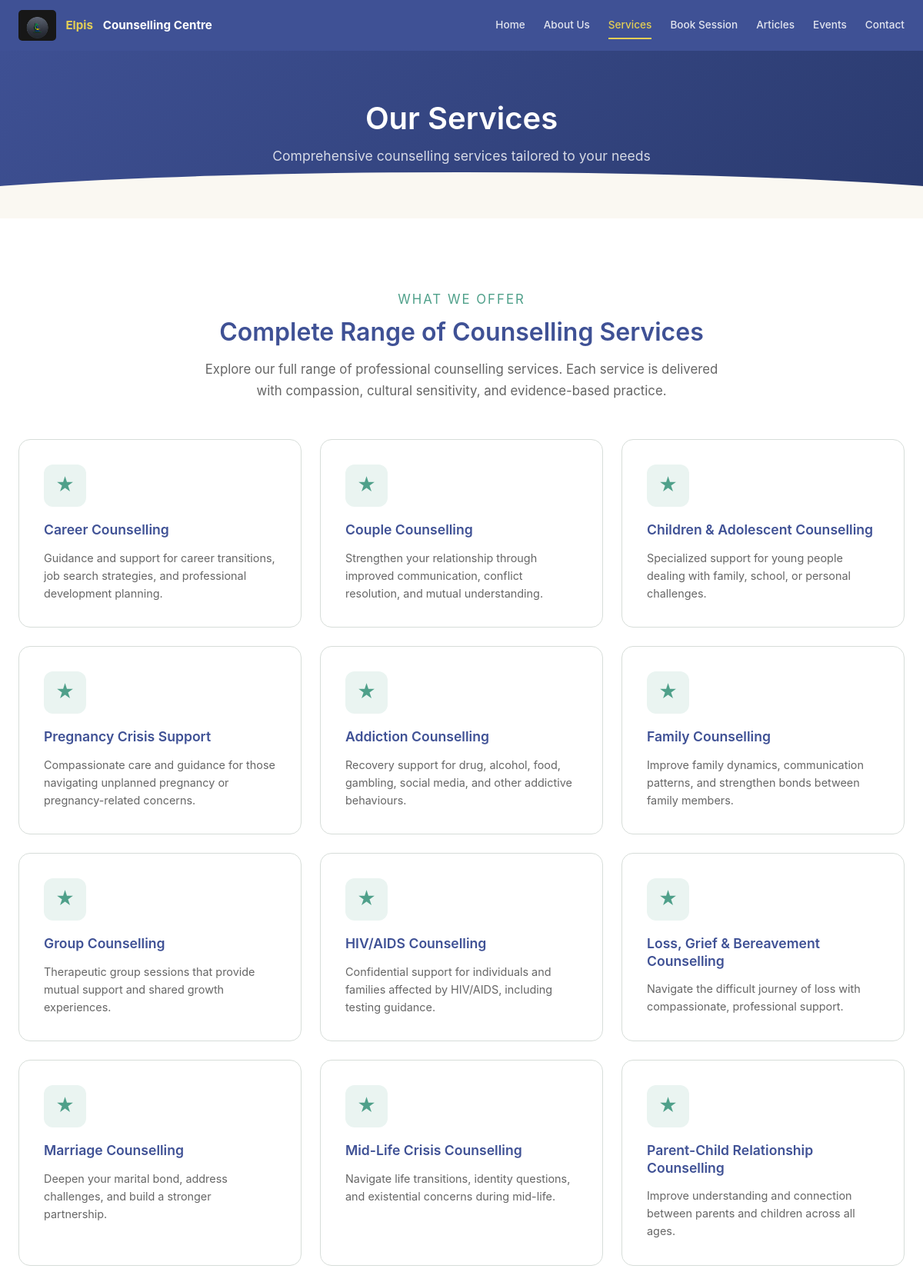
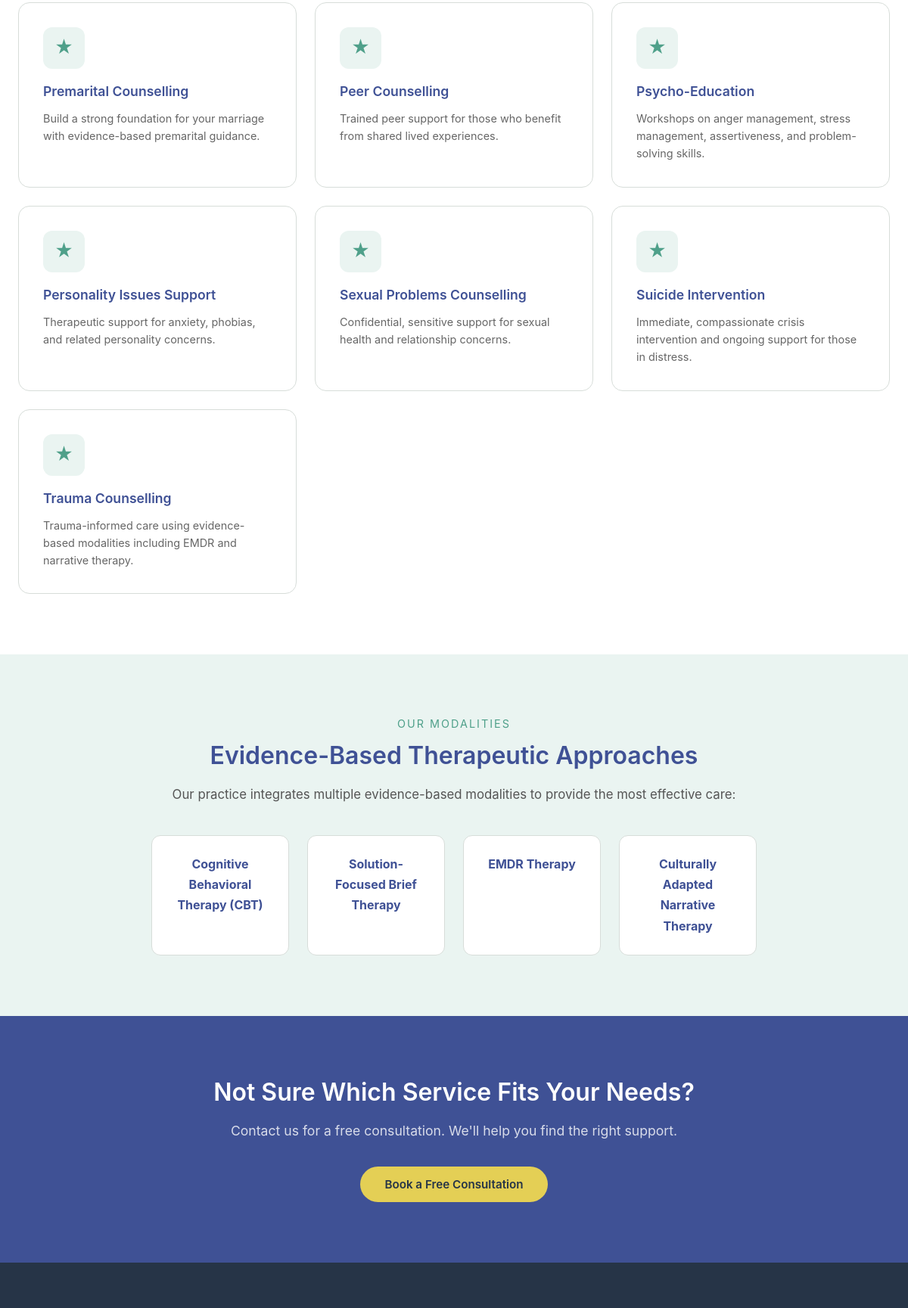
/services.php (upper part), run on the app's committed database (2 pictures, top to bottom).
### tables this page shows
CREATE TABLE IF NOT EXISTS services (
    id INT AUTO_INCREMENT PRIMARY KEY,
    title VARCHAR(200) NOT NULL,
    description TEXT,
    icon VARCHAR(100) DEFAULT 'heart',
    display_order INT DEFAULT 0,
    is_active TINYINT(1) DEFAULT 1,
    created_at TIMESTAMP DEFAULT CURRENT_TIMESTAMP
);

### includes/functions.php (called while the page is built, shortened)
<?php
function h($str)
{
    return htmlspecialchars($str, ENT_QUOTES, 'UTF-8');
}
function getServices()
{
    $db = getDB();
    $stmt = $db->query("SELECT * FROM services WHERE is_active = 1 ORDER BY display_order ASC");
    return $stmt->fetchAll();
}

### services.php (the view, shortened to what this page needs)
<?php
require_once __DIR__ . '/includes/functions.php';
$services = getServices();
include __DIR__ . '/includes/header.php';
?>
<section class="page-banner">
    <div class="container">
        <h1>Our Services</h1>
        <p>Comprehensive counselling services tailored to your needs</p>
    </div>
</section>
<section class="section section-white">
    <div class="container">
        <div class="section-header">
            <p class="section-subtitle">What We Offer</p>
            <h2>Complete Range of Counselling Services</h2>
            <p>Explore our full range of professional counselling services. Each service is delivered with compassion,
                cultural sensitivity, and evidence-based practice.</p>
        </div>
        <div class="services-grid">
            <?php foreach ($services as $service): ?>
                <div class="service-card">
                    <div class="service-icon">&#9733;</div>
                    <h3><?php echo h($service['title']); ?></h3>
                    <p><?php echo h($service['description']); ?></p>
                </div>
            <?php endforeach; ?>
        </div>
    </div>
</section>
<section class="section section-light">
    <div class="container">
        <div style="max-width:800px;margin:0 auto;text-align:center;">
            <p class="section-subtitle">Our Modalities</p>
            <h2>Evidence-Based Therapeutic Approaches</h2>
            <p style="margin-top:1rem;font-size:1.05rem;color:#555;">
                Our practice integrates multiple evidence-based modalities to provide the most effective care:
            </p>
            <div
                style="display:grid;grid-template-columns:repeat(auto-fit,minmax(180px,1fr));gap:1.5rem;margin-top:2.5rem;">
                <div style="background:#fff;border-radius:12px;padding:1.5rem;border:1px solid #D7DDD9;">
                    <div style="font-weight:700;color:#3F5195;">Cognitive Behavioral Therapy (CBT)</div>
                </div>
                <div style="background:#fff;border-radius:12px;padding:1.5rem;border:1px solid #D7DDD9;">
                    <div style="font-weight:700;color:#3F5195;">Solution-Focused Brief Therapy</div>
                </div>
                <div style="background:#fff;border-radius:12px;padding:1.5rem;border:1px solid #D7DDD9;">
                    <div style="font-weight:700;color:#3F5195;">EMDR Therapy</div>
                </div>
                <div style="background:#fff;border-radius:12px;padding:1.5rem;border:1px solid #D7DDD9;">
                    <div style="font-weight:700;color:#3F5195;">Culturally Adapted Narrative Therapy</div>
                </div>
            </div>
        </div>
    </div>
</section>
<section class="section section-dark" style="text-align:center;">
    <div class="container">
        <h2 style="margin-bottom:1rem;">Not Sure Which Service Fits Your Needs?</h2>
        <p style="color:rgba(255,255,255,0.8);margin-bottom:2rem;font-size:1.1rem;">
            Contact us for a free consultation. We'll help you find the right support.
        </p>
        <a href="<?php echo SITE_URL; ?>/booking.php" class="btn btn-accent">Book a Free Consultation</a>
    </div>
</section>
<?php include __DIR__ . '/includes/footer.php'; ?>

### assets/css/style.css (style rules this page uses)
*, *::before, *::after { margin: 0; padding: 0; box-sizing: border-box; }
html { scroll-behavior: smooth; font-size: 16px; }
body { font-family: -apple-system, BlinkMacSystemFont, 'Segoe UI', Roboto, Oxygen, Ubuntu, Cantarell, sans-serif; color: #263447; background: #FAF8F2; line-height: 1.7; overflow-x: hidden; }
a { color: #4FA08A; text-decoration: none; transition: color 0.3s ease; }
h1, h2, h3, h4, h5, h6 { color: #3F5195; line-height: 1.3; font-weight: 600; }
h1 { font-size: 2.5rem; }
h2 { font-size: 2rem; }
h3 { font-size: 1.5rem; }
.section-subtitle { color: #4FA08A; font-size: 0.9rem; text-transform: uppercase; letter-spacing: 2px; margin-bottom: 0.5rem; }
.container { width: 100%; max-width: 1200px; margin: 0 auto; padding: 0 1.5rem; }
.btn { display: inline-block; padding: 0.8rem 2rem; border-radius: 50px; font-size: 0.95rem; font-weight: 600; cursor: pointer; transition: all 0.3s ease; border: none; text-align: center; line-height: 1.4; }
.btn-accent { background: #E4CF55; color: #263447; }
.section { padding: 5rem 0; }
.section-dark { background: #3F5195; color: #fff; }
.section-dark h2, .section-dark h3, .section-dark .section-title { color: #fff; }
.section-light { background: #EAF4F1; }
.section-white { background: #fff; }
.section-header { text-align: center; max-width: 700px; margin: 0 auto 3rem; }
.section-header p { color: #666; font-size: 1.05rem; margin-top: 0.8rem; }
.section-header .section-subtitle { color: #4FA08A; }
.services-grid { display: grid; grid-template-columns: repeat(auto-fill, minmax(280px, 1fr)); gap: 1.5rem; }
.service-card { background: #fff; border-radius: 15px; padding: 2rem; transition: all 0.3s ease; border: 1px solid #D7DDD9; position: relative; overflow: hidden; }
.service-card::before { content: ''; position: absolute; top: 0; left: 0; right: 0; height: 3px; background: linear-gradient(90deg, #4FA08A, #E4CF55); transform: scaleX(0); transition: transform 0.3s ease; }
.service-icon { width: 55px; height: 55px; background: #EAF4F1; border-radius: 12px; display: flex; align-items: center; justify-content: center; margin-bottom: 1.2rem; font-size: 1.5rem; color: #4FA08A; }
.service-card h3 { font-size: 1.1rem; margin-bottom: 0.8rem; color: #3F5195; }
.service-card p { color: #666; font-size: 0.9rem; line-height: 1.6; }
.page-banner { background: linear-gradient(135deg, #3F5195, #2a3a6e); padding: 8rem 0 4rem; text-align: center; position: relative; }
.page-banner h1 { color: #fff; font-size: 2.5rem; margin-bottom: 0.5rem; }
.page-banner p { color: rgba(255, 255, 255, 0.8); font-size: 1.1rem; }
.page-banner::after { content: ''; position: absolute; bottom: -2px; left: 0; right: 0; height: 60px; background: #FAF8F2; clip-path: ellipse(70% 100% at 50% 100%); }
@media (min-width: 1200px) { .services-grid { grid-template-columns: repeat(3, 1fr); } }

### data on the page
services: title "Career Counselling", description "Guidance and support for career transitions, job search strategies, and professional development planning."
services: title "Couple Counselling", description "Strengthen your relationship through improved communication, conflict resolution, and mutual understanding."
services: title "Children & Adolescent Counselling", description "Specialized support for young people dealing with family, school, or personal challenges."
services: title "Pregnancy Crisis Support", description "Compassionate care and guidance for those navigating unplanned pregnancy or pregnancy-related concerns."
services: title "Addiction Counselling", description "Recovery support for drug, alcohol, food, gambling, social media, and other addictive behaviours."
services: title "Family Counselling", description "Improve family dynamics, communication patterns, and strengthen bonds between family members."
services: title "Group Counselling", description "Therapeutic group sessions that provide mutual support and shared growth experiences."
services: title "HIV/AIDS Counselling", description "Confidential support for individuals and families affected by HIV/AIDS, including testing guidance."
services: title "Loss, Grief & Bereavement Counselling", description "Navigate the difficult journey of loss with compassionate, professional support."
services: title "Marriage Counselling", description "Deepen your marital bond, address challenges, and build a stronger partnership."
services: title "Mid-Life Crisis Counselling", description "Navigate life transitions, identity questions, and existential concerns during mid-life."
services: title "Parent-Child Relationship Counselling", description "Improve understanding and connection between parents and children across all ages."
services: title "Premarital Counselling", description "Build a strong foundation for your marriage with evidence-based premarital guidance."
services: title "Peer Counselling", description "Trained peer support for those who benefit from shared lived experiences."
services: title "Psycho-Education", description "Workshops on anger management, stress management, assertiveness, and problem-solving skills."
services: title "Personality Issues Support", description "Therapeutic support for anxiety, phobias, and related personality concerns."
services: title "Sexual Problems Counselling", description "Confidential, sensitive support for sexual health and relationship concerns."
services: title "Suicide Intervention", description "Immediate, compassionate crisis intervention and ongoing support for those in distress."
services: title "Trauma Counselling", description "Trauma-informed care using evidence-based modalities including EMDR and narrative therapy."
